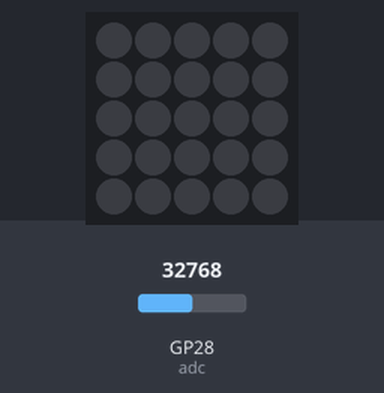
Recording of a program running on a simulated Raspberry Pi Pico running MicroPython. Shown: 5×5 RGB LED matrix. The test bench sets the inputs (shaded band); at power-on: GP28 (adc) = 32768 (analog values on the 0–65535 scale). The 25 LEDs are laid out as on the BitDogLab board (LED 0 bottom right, every second row reversed).

Above: at 1.2 s.
1.3 s: GP28 (adc) set to 45874
At 1.8 s:
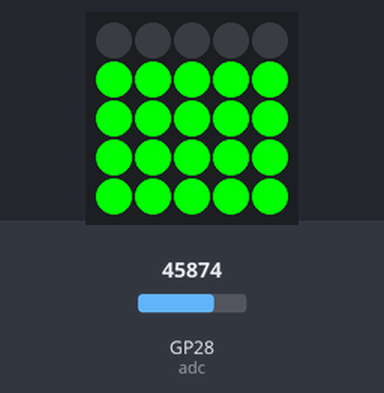
2.8 s: GP28 (adc) set to 57670
At 3.2 s:
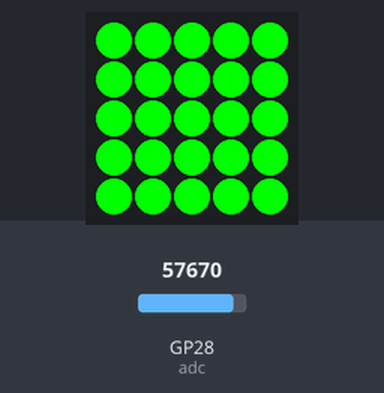
4.3 s: GP28 (adc) set to 32767
At 5.5 s:
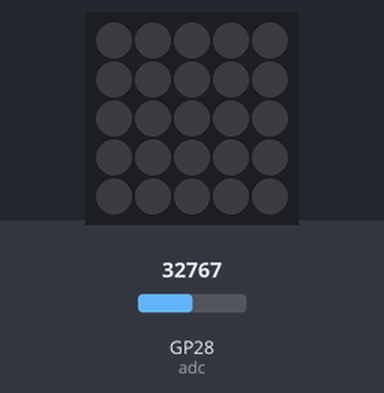
5.8 s: GP28 (adc) set to 7864
At 6.7 s:
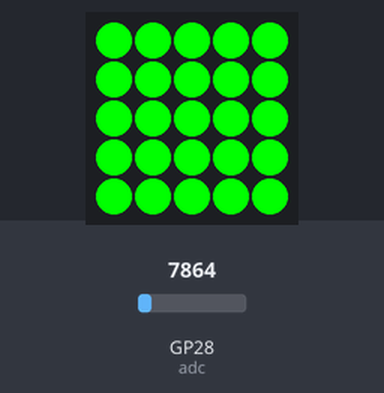
Timing chart, 0 to 8.3 s (numbered marks = the images above; inputs shaded):
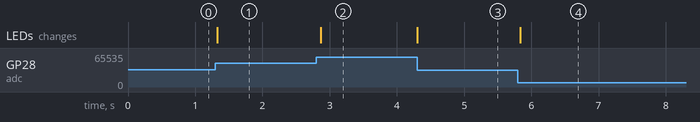

Measured:
- after the input at 1.3 s, the LEDs: change at once (image 1)
- after the input at 2.8 s, the LEDs: change after 0.07 s (image 2)
- after the input at 4.3 s, the LEDs: change at once (image 3)
- after the input at 5.8 s, the LEDs: change at once (image 4)

The program:

micro_V1_FFT.py
```python
import machine
import neopixel
import time
import math

# Configuração da matriz
NUM_COLS = 5
NUM_ROWS = 5
NUM_LEDS = NUM_COLS * NUM_ROWS
PIN_NUM = 7  # GPIO7 para Neopixel

# Inicialização do Neopixel e ADC para o microfone
np = neopixel.NeoPixel(machine.Pin(PIN_NUM), NUM_LEDS)
adc = machine.ADC(machine.Pin(28))  # GP28 para o microfone

# Valor médio do microfone
MIC_MEAN = 32500

# Limiar de sensibilidade
SENSITIVITY = 1000


def get_amplitude():
    samples = [adc.read_u16() for _ in range(50)]
    avg_value = sum(samples) / len(samples)
    deviation = abs(avg_value - MIC_MEAN)
    return deviation

def update_leds(amplitude):
    np.fill((0, 0, 0))  # Limpa os LEDs

    if amplitude > SENSITIVITY:
        num_leds_lit = int(NUM_LEDS * (amplitude / (MIC_MEAN * 0.5)))
        for i in range(num_leds_lit):
            np[i] = (0, 255, 0)  # Cor verde

    np.write()

def update_leds(amplitude):
    np.fill((0, 0, 0))  # Limpa os LEDs

    if amplitude > SENSITIVITY:
        num_leds_lit = int(NUM_LEDS * (amplitude / (MIC_MEAN * 0.5)))
        num_leds_lit = min(num_leds_lit, NUM_LEDS)  # Garante que não exceda o número de LEDs

        for i in range(num_leds_lit):
            np[i] = (0, 255, 0)  # Cor verde

    np.write()

while True:
    amplitude = get_amplitude()
    update_leds(amplitude)
    time.sleep(0.1)
```
